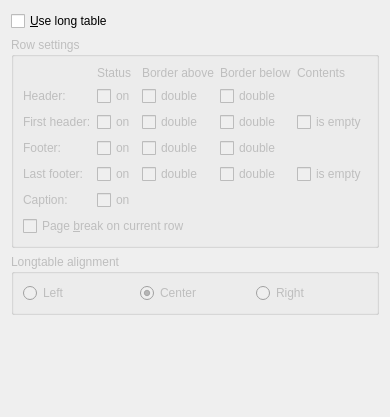
     <widget class="QWidget" name="Longtables">
      <attribute name="title">
       <string>&amp;Longtable</string>
      </attribute>
      <layout class="QGridLayout" name="gridLayout_7">
       <item row="0" column="0">
        <widget class="QCheckBox" name="longTabularCB">
         <property name="toolTip">
          <string>Select for tables that span multiple pages</string>
         </property>
         <property name="text">
          <string>&amp;Use long table</string>
         </property>
        </widget>
       </item>
       <item row="1" column="0">
        <widget class="QGroupBox" name="longtableGB">
         <property name="enabled">
          <bool>false</bool>
         </property>
         <property name="title">
          <string>Row settings</string>
         </property>
         <layout class="QGridLayout" name="gridLayout_2">
          <item row="0" column="1">
           <widget class="QLabel" name="StatusLA">
            <property name="text">
             <string>Status</string>
            </property>
           </widget>
          </item>
          <item row="0" column="2">
           <widget class="QLabel" name="BorderAboveLA">
            <property name="text">
             <string>Border above</string>
            </property>
           </widget>
          </item>
          <item row="0" column="3">
           <widget class="QLabel" name="BorderBelowLA">
            <property name="text">
             <string>Border below</string>
            </property>
           </widget>
          </item>
          <item row="0" column="4">
           <widget class="QLabel" name="ContentsLA">
            <property name="text">
             <string>Contents</string>
            </property>
           </widget>
          </item>
          <item row="1" column="0">
           <widget class="QLabel" name="HeaderLA">
            <property name="text">
             <string>Header:</string>
            </property>
           </widget>
          </item>
          <item row="1" column="1">
           <widget class="QCheckBox" name="headerStatusCB">
            <property name="toolTip">
             <string>Repeat this row as header on every (except the first) page</string>
            </property>
            <property name="text">
             <string>on</string>
            </property>
           </widget>
          </item>
          <item row="1" column="2">
           <widget class="QCheckBox" name="headerBorderAboveCB">
            <property name="toolTip">
             <string/>
            </property>
            <property name="text">
             <string>double</string>
            </property>
           </widget>
          </item>
          <item row="1" column="3">
           <widget class="QCheckBox" name="headerBorderBelowCB">
            <property name="text">
             <string>double</string>
            </property>
           </widget>
          </item>
          <item row="2" column="0">
           <widget class="QLabel" name="FirstHeaderLA">
            <property name="text">
             <string>First header:</string>
            </property>
           </widget>
          </item>
          <item row="2" column="1">
           <widget class="QCheckBox" name="firstheaderStatusCB">
            <property name="toolTip">
             <string>This row is the header of the first page</string>
            </property>
            <property name="whatsThis">
             <string/>
            </property>
            <property name="text">
             <string>on</string>
            </property>
           </widget>
          </item>
          <item row="2" column="2">
           <widget class="QCheckBox" name="firstheaderBorderAboveCB">
            <property name="text">
             <string>double</string>
            </property>
           </widget>
          </item>
          <item row="2" column="3">
           <widget class="QCheckBox" name="firstheaderBorderBelowCB">
            <property name="text">
             <string>double</string>
            </property>
           </widget>
          </item>
          <item row="2" column="4">
           <widget class="QCheckBox" name="firstheaderNoContentsCB">
            <property name="toolTip">
             <string>Don't output the first header</string>
            </property>
            <property name="text">
             <string>is empty</string>
            </property>
           </widget>
          </item>
          <item row="3" column="0">
           <widget class="QLabel" name="FooterLA">
            <property name="text">
             <string>Footer:</string>
            </property>
           </widget>
          </item>
          <item row="3" column="1">
           <widget class="QCheckBox" name="footerStatusCB">
            <property name="toolTip">
             <string>Repeat this row as footer on every (except the last) page</string>
            </property>
            <property name="text">
             <string>on</string>
            </property>
           </widget>
          </item>
          <item row="3" column="2">
           <widget class="QCheckBox" name="footerBorderAboveCB">
            <property name="text">
             <string>double</string>
            </property>
           </widget>
          </item>
          <item row="3" column="3">
           <widget class="QCheckBox" name="footerBorderBelowCB">
            <property name="text">
             <string>double</string>
            </property>
           </widget>
          </item>
          <item row="4" column="0">
           <widget class="QLabel" name="LastFooterLA">
            <property name="text">
             <string>Last footer:</string>
            </property>
           </widget>
          </item>
          <item row="4" column="1">
           <widget class="QCheckBox" name="lastfooterStatusCB">
            <property name="toolTip">
             <string>This row is the footer of the last page</string>
            </property>
            <property name="text">
             <string>on</string>
            </property>
           </widget>
          </item>
          <item row="4" column="2">
           <widget class="QCheckBox" name="lastfooterBorderAboveCB">
            <property name="text">
             <string>double</string>
            </property>
           </widget>
          </item>
          <item row="4" column="3">
           <widget class="QCheckBox" name="lastfooterBorderBelowCB">
            <property name="text">
             <string>double</string>
            </property>
           </widget>
          </item>
          <item row="4" column="4">
           <widget class="QCheckBox" name="lastfooterNoContentsCB">
            <property name="toolTip">
             <string>Don't output the last footer</string>
            </property>
            <property name="text">
             <string>is empty</string>
            </property>
           </widget>
          </item>
          <item row="5" column="0">
           <widget class="QLabel" name="label">
            <property name="text">
             <string>Caption:</string>
            </property>
           </widget>
          </item>
          <item row="5" column="1">
           <widget class="QCheckBox" name="captionStatusCB">
            <property name="text">
             <string>on</string>
            </property>
           </widget>
          </item>
          <item row="6" column="0" colspan="3">
           <widget class="QCheckBox" name="newpageCB">
            <property name="enabled">
             <bool>false</bool>
            </property>
            <property name="toolTip">
             <string>Set a page break on the current row</string>
            </property>
            <property name="text">
             <string>Page &amp;break on current row</string>
            </property>
           </widget>
          </item>
         </layout>
        </widget>
       </item>
       <item row="2" column="0">
        <widget class="QGroupBox" name="alignmentGB">
         <property name="enabled">
          <bool>false</bool>
         </property>
         <property name="toolTip">
          <string>Horizontal alignment of the longtable</string>
         </property>
         <property name="title">
          <string>Longtable alignment</string>
         </property>
         <layout class="QGridLayout" name="gridLayout9">
          <item row="0" column="0">
           <widget class="QRadioButton" name="leftRB">
            <property name="text">
             <string>Left</string>
            </property>
           </widget>
          </item>
          <item row="0" column="1">
           <widget class="QRadioButton" name="centerRB">
            <property name="text">
             <string>Center</string>
            </property>
            <property name="checked">
             <bool>true</bool>
            </property>
           </widget>
          </item>
          <item row="0" column="2">
           <widget class="QRadioButton" name="rightRB">
            <property name="text">
             <string>Right</string>
            </property>
           </widget>
          </item>
         </layout>
        </widget>
       </item>
       <item row="3" column="0">
        <spacer name="verticalSpacer">
         <property name="orientation">
          <enum>Qt::Vertical</enum>
         </property>
         <property name="sizeHint" stdset="0">
          <size>
           <width>20</width>
           <height>91</height>
          </size>
         </property>
        </spacer>
       </item>
      </layout>
     </widget>
